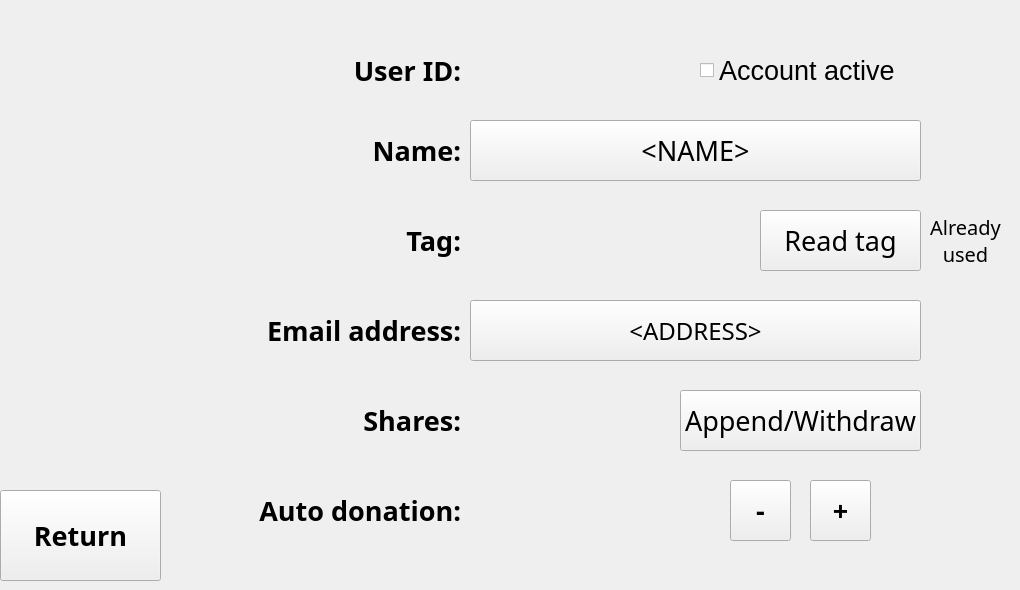
    <widget class="QWidget" name="account_setup_panel">
     <widget class="QPushButton" name="account_setup_return_pushButton">
      <property name="geometry">
       <rect>
        <x>0</x>
        <y>490</y>
        <width>161</width>
        <height>91</height>
       </rect>
      </property>
      <property name="font">
       <font>
        <family>Microsoft Yi Baiti</family>
        <pointsize>20</pointsize>
        <weight>75</weight>
        <bold>true</bold>
        <kerning>true</kerning>
       </font>
      </property>
      <property name="text">
       <string>Return</string>
      </property>
     </widget>
     <widget class="QLabel" name="label_4">
      <property name="geometry">
       <rect>
        <x>250</x>
        <y>50</y>
        <width>211</width>
        <height>41</height>
       </rect>
      </property>
      <property name="font">
       <font>
        <family>Microsoft Yi Baiti</family>
        <pointsize>20</pointsize>
        <weight>75</weight>
        <bold>true</bold>
        <underline>false</underline>
        <kerning>true</kerning>
       </font>
      </property>
      <property name="text">
       <string>User ID:</string>
      </property>
      <property name="alignment">
       <set>Qt::AlignRight|Qt::AlignTrailing|Qt::AlignVCenter</set>
      </property>
     </widget>
     <widget class="QLabel" name="label_9">
      <property name="geometry">
       <rect>
        <x>250</x>
        <y>130</y>
        <width>211</width>
        <height>41</height>
       </rect>
      </property>
      <property name="font">
       <font>
        <family>Microsoft Yi Baiti</family>
        <pointsize>20</pointsize>
        <weight>75</weight>
        <bold>true</bold>
        <underline>false</underline>
        <kerning>true</kerning>
       </font>
      </property>
      <property name="text">
       <string>Name:</string>
      </property>
      <property name="alignment">
       <set>Qt::AlignRight|Qt::AlignTrailing|Qt::AlignVCenter</set>
      </property>
     </widget>
     <widget class="QLabel" name="label_10">
      <property name="geometry">
       <rect>
        <x>250</x>
        <y>310</y>
        <width>211</width>
        <height>41</height>
       </rect>
      </property>
      <property name="font">
       <font>
        <family>Microsoft Yi Baiti</family>
        <pointsize>20</pointsize>
        <weight>75</weight>
        <bold>true</bold>
        <underline>false</underline>
        <kerning>true</kerning>
       </font>
      </property>
      <property name="text">
       <string>Email address:</string>
      </property>
      <property name="alignment">
       <set>Qt::AlignRight|Qt::AlignTrailing|Qt::AlignVCenter</set>
      </property>
     </widget>
     <widget class="QLabel" name="label_11">
      <property name="geometry">
       <rect>
        <x>250</x>
        <y>400</y>
        <width>211</width>
        <height>41</height>
       </rect>
      </property>
      <property name="font">
       <font>
        <family>Microsoft Yi Baiti</family>
        <pointsize>20</pointsize>
        <weight>75</weight>
        <bold>true</bold>
        <underline>false</underline>
        <kerning>true</kerning>
       </font>
      </property>
      <property name="text">
       <string>Shares:</string>
      </property>
      <property name="alignment">
       <set>Qt::AlignRight|Qt::AlignTrailing|Qt::AlignVCenter</set>
      </property>
     </widget>
     <widget class="QLabel" name="label_12">
      <property name="geometry">
       <rect>
        <x>250</x>
        <y>490</y>
        <width>211</width>
        <height>41</height>
       </rect>
      </property>
      <property name="font">
       <font>
        <family>Microsoft Yi Baiti</family>
        <pointsize>20</pointsize>
        <weight>75</weight>
        <bold>true</bold>
        <underline>false</underline>
        <kerning>true</kerning>
       </font>
      </property>
      <property name="text">
       <string>Auto donation:</string>
      </property>
      <property name="alignment">
       <set>Qt::AlignRight|Qt::AlignTrailing|Qt::AlignVCenter</set>
      </property>
     </widget>
     <widget class="QLabel" name="account_setup_ID_label">
      <property name="geometry">
       <rect>
        <x>470</x>
        <y>50</y>
        <width>161</width>
        <height>41</height>
       </rect>
      </property>
      <property name="font">
       <font>
        <family>Microsoft Yi Baiti</family>
        <pointsize>20</pointsize>
        <weight>50</weight>
        <bold>false</bold>
        <underline>false</underline>
        <kerning>true</kerning>
       </font>
      </property>
      <property name="text">
       <string>&lt;NUM&gt;</string>
      </property>
      <property name="alignment">
       <set>Qt::AlignLeading|Qt::AlignLeft|Qt::AlignVCenter</set>
      </property>
     </widget>
     <widget class="QLabel" name="account_setup_shares_label">
      <property name="geometry">
       <rect>
        <x>470</x>
        <y>400</y>
        <width>171</width>
        <height>41</height>
       </rect>
      </property>
      <property name="font">
       <font>
        <family>Microsoft Yi Baiti</family>
        <pointsize>20</pointsize>
        <weight>50</weight>
        <bold>false</bold>
        <underline>false</underline>
        <kerning>true</kerning>
       </font>
      </property>
      <property name="text">
       <string>&lt;VALUE&gt;</string>
      </property>
      <property name="alignment">
       <set>Qt::AlignLeading|Qt::AlignLeft|Qt::AlignVCenter</set>
      </property>
     </widget>
     <widget class="QLabel" name="label_13">
      <property name="geometry">
       <rect>
        <x>250</x>
        <y>220</y>
        <width>211</width>
        <height>41</height>
       </rect>
      </property>
      <property name="font">
       <font>
        <family>Microsoft Yi Baiti</family>
        <pointsize>20</pointsize>
        <weight>75</weight>
        <bold>true</bold>
        <underline>false</underline>
        <kerning>true</kerning>
       </font>
      </property>
      <property name="text">
       <string>Tag:</string>
      </property>
      <property name="alignment">
       <set>Qt::AlignRight|Qt::AlignTrailing|Qt::AlignVCenter</set>
      </property>
     </widget>
     <widget class="QLabel" name="account_setup_tag_label">
      <property name="geometry">
       <rect>
        <x>470</x>
        <y>220</y>
        <width>231</width>
        <height>41</height>
       </rect>
      </property>
      <property name="font">
       <font>
        <family>Microsoft Yi Baiti</family>
        <pointsize>20</pointsize>
        <weight>50</weight>
        <bold>false</bold>
        <underline>false</underline>
        <kerning>true</kerning>
       </font>
      </property>
      <property name="text">
       <string>&lt;NUM&gt;</string>
      </property>
      <property name="alignment">
       <set>Qt::AlignLeading|Qt::AlignLeft|Qt::AlignVCenter</set>
      </property>
     </widget>
     <widget class="QPushButton" name="account_setup_readtag_pushButton">
      <property name="geometry">
       <rect>
        <x>760</x>
        <y>210</y>
        <width>161</width>
        <height>61</height>
       </rect>
      </property>
      <property name="font">
       <font>
        <family>Microsoft Yi Baiti</family>
        <pointsize>20</pointsize>
        <weight>50</weight>
        <bold>false</bold>
        <kerning>true</kerning>
       </font>
      </property>
      <property name="text">
       <string>Read tag</string>
      </property>
     </widget>
     <widget class="QPushButton" name="account_setup_shares_pushButton">
      <property name="geometry">
       <rect>
        <x>680</x>
        <y>390</y>
        <width>241</width>
        <height>61</height>
       </rect>
      </property>
      <property name="font">
       <font>
        <family>Microsoft Yi Baiti</family>
        <pointsize>20</pointsize>
        <weight>50</weight>
        <bold>false</bold>
        <kerning>true</kerning>
       </font>
      </property>
      <property name="text">
       <string>Append/Withdraw</string>
      </property>
     </widget>
     <widget class="QPushButton" name="account_setup_increaseDonation_pushButton">
      <property name="geometry">
       <rect>
        <x>810</x>
        <y>480</y>
        <width>61</width>
        <height>61</height>
       </rect>
      </property>
      <property name="font">
       <font>
        <family>Microsoft Yi Baiti</family>
        <pointsize>20</pointsize>
        <weight>75</weight>
        <bold>true</bold>
        <kerning>true</kerning>
       </font>
      </property>
      <property name="text">
       <string>+</string>
      </property>
     </widget>
     <widget class="QPushButton" name="account_setup_decreaseDonation_pushButton">
      <property name="geometry">
       <rect>
        <x>730</x>
        <y>480</y>
        <width>61</width>
        <height>61</height>
       </rect>
      </property>
      <property name="font">
       <font>
        <family>Microsoft Yi Baiti</family>
        <pointsize>20</pointsize>
        <weight>75</weight>
        <bold>true</bold>
        <kerning>true</kerning>
       </font>
      </property>
      <property name="text">
       <string>-</string>
      </property>
     </widget>
     <widget class="QLabel" name="account_setup_donation_label">
      <property name="geometry">
       <rect>
        <x>470</x>
        <y>490</y>
        <width>171</width>
        <height>41</height>
       </rect>
      </property>
      <property name="font">
       <font>
        <family>Microsoft Yi Baiti</family>
        <pointsize>20</pointsize>
        <weight>50</weight>
        <bold>false</bold>
        <underline>false</underline>
        <kerning>true</kerning>
       </font>
      </property>
      <property name="text">
       <string>&lt;VALUE&gt;</string>
      </property>
      <property name="alignment">
       <set>Qt::AlignLeading|Qt::AlignLeft|Qt::AlignVCenter</set>
      </property>
     </widget>
     <widget class="QPushButton" name="account_setup_name_pushButton">
      <property name="geometry">
       <rect>
        <x>470</x>
        <y>120</y>
        <width>451</width>
        <height>61</height>
       </rect>
      </property>
      <property name="font">
       <font>
        <family>Microsoft Yi Baiti</family>
        <pointsize>20</pointsize>
        <weight>50</weight>
        <bold>false</bold>
        <kerning>true</kerning>
       </font>
      </property>
      <property name="text">
       <string>&lt;NAME&gt;</string>
      </property>
     </widget>
     <widget class="QPushButton" name="account_setup_email_pushButton">
      <property name="geometry">
       <rect>
        <x>470</x>
        <y>300</y>
        <width>451</width>
        <height>61</height>
       </rect>
      </property>
      <property name="font">
       <font>
        <family>Microsoft Yi Baiti</family>
        <pointsize>18</pointsize>
        <weight>50</weight>
        <bold>false</bold>
        <kerning>true</kerning>
       </font>
      </property>
      <property name="text">
       <string>&lt;ADDRESS&gt;</string>
      </property>
     </widget>
     <widget class="QCheckBox" name="account_setup_active_checkBox">
      <property name="geometry">
       <rect>
        <x>700</x>
        <y>50</y>
        <width>221</width>
        <height>41</height>
       </rect>
      </property>
      <property name="font">
       <font>
        <pointsize>20</pointsize>
       </font>
      </property>
      <property name="text">
       <string>Account active</string>
      </property>
     </widget>
     <widget class="QLabel" name="account_setup_tagalreadyused_label">
      <property name="geometry">
       <rect>
        <x>920</x>
        <y>210</y>
        <width>91</width>
        <height>61</height>
       </rect>
      </property>
      <property name="font">
       <font>
        <family>Microsoft Yi Baiti</family>
        <pointsize>15</pointsize>
        <weight>50</weight>
        <bold>false</bold>
        <underline>false</underline>
        <kerning>true</kerning>
       </font>
      </property>
      <property name="text">
       <string>Already
used</string>
      </property>
      <property name="alignment">
       <set>Qt::AlignCenter</set>
      </property>
     </widget>
    </widget>
